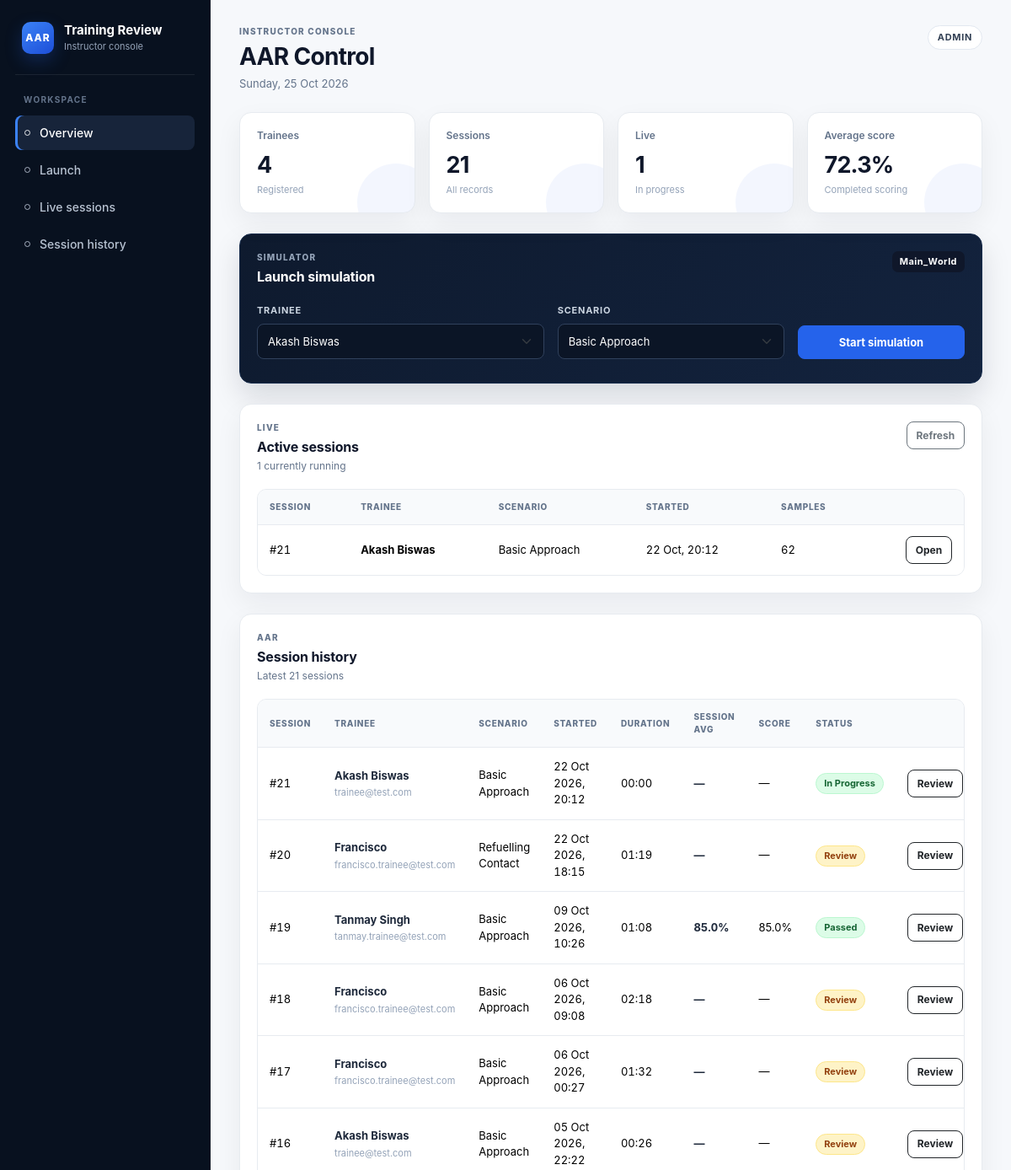
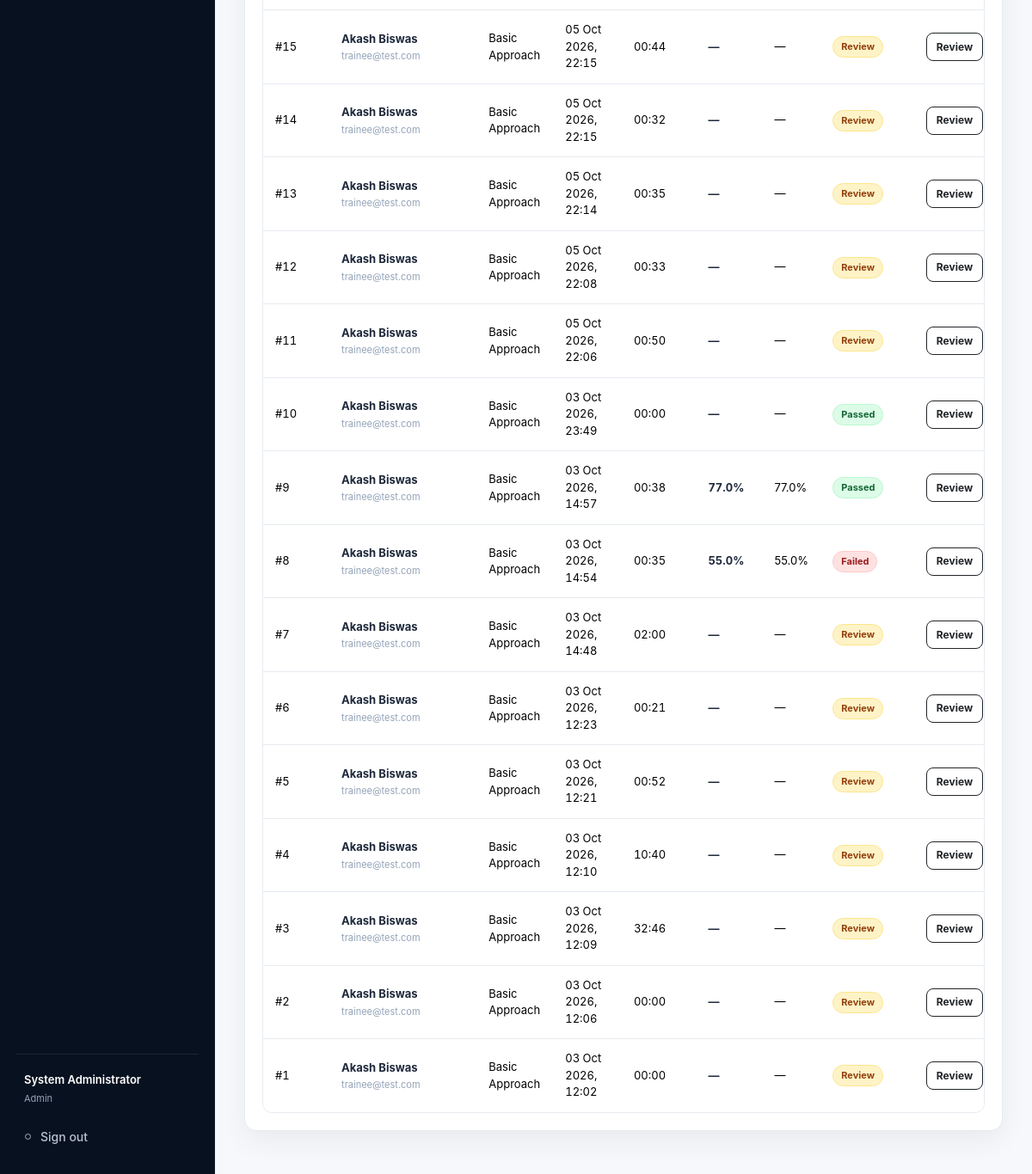
/admin/dashboard.php (signed in), run on the app's committed database (2 pictures, top to bottom).
### tables this page shows
CREATE TABLE `training_sessions` (
  `id` int(11) NOT NULL,
  `trainee_id` int(11) NOT NULL,
  `scenario_id` int(11) NOT NULL,
  `session_date` datetime DEFAULT current_timestamp(),
  `started_at` datetime(3) DEFAULT NULL,
  `ended_at` datetime(3) DEFAULT NULL,
  `duration_seconds` int(11) DEFAULT NULL,
  `overall_score` decimal(5,2) DEFAULT NULL,
  `status` enum('Passed','Review','Failed') DEFAULT 'Passed'
);

CREATE TABLE `users` (
  `id` int(11) NOT NULL,
  `first_name` varchar(100) NOT NULL,
  `last_name` varchar(100) NOT NULL,
  `email` varchar(150) NOT NULL,
  `password` varchar(255) NOT NULL,
  `role` enum('trainee','instructor','admin') DEFAULT 'trainee',
  `created_at` timestamp NOT NULL DEFAULT current_timestamp()
);

CREATE TABLE `scenarios` (
  `id` int(11) NOT NULL,
  `course_id` int(11) NOT NULL,
  `scenario_name` varchar(150) NOT NULL,
  `description` text DEFAULT NULL,
  `difficulty` enum('Beginner','Intermediate','Advanced') DEFAULT 'Beginner'
);

### admin/dashboard.php (the view, shortened to what this page needs)
<?php
$role = strtolower(trim((string) ($_SESSION['role'] ?? 'trainee')));
require_once '../config/database.php';
$traineeCount = (int) $pdo->query("SELECT COUNT(*) FROM users WHERE LOWER(role) = 'trainee'")->fetchColumn();
$totalSessions = (int) $pdo->query('SELECT COUNT(*) FROM training_sessions')->fetchColumn();
$liveSessions = (int) $pdo->query('SELECT COUNT(*) FROM training_sessions WHERE status IS NULL')->fetchColumn();
$averageScore = $pdo->query('SELECT ROUND(AVG(overall_score), 1) FROM training_sessions WHERE overall_score IS NOT NULL')->fetchColumn();
$trainees = $pdo->query(
    "SELECT id, first_name, last_name, email
     FROM users
     WHERE LOWER(role) = 'trainee'
     ORDER BY first_name, last_name"
)->fetchAll(PDO::FETCH_ASSOC);
$scenarios = $pdo->query(
    'SELECT id, scenario_name
     FROM scenarios
     ORDER BY id'
)->fetchAll(PDO::FETCH_ASSOC);
$activeSessions = $pdo->query(
    "SELECT ts.id, ts.started_at, ts.session_date,
            u.first_name, u.last_name,
            s.scenario_name,
            (SELECT COUNT(*) FROM session_telemetry st WHERE st.session_id = ts.id) AS telemetry_rows
     FROM training_sessions ts
     JOIN users u ON u.id = ts.trainee_id
     JOIN scenarios s ON s.id = ts.scenario_id
     WHERE ts.status IS NULL
     ORDER BY ts.id DESC"
)->fetchAll(PDO::FETCH_ASSOC);
$recentSessions = $pdo->query(
    "SELECT ts.id, ts.status, ts.started_at, ts.session_date, ts.duration_seconds, ts.overall_score,
            u.first_name, u.last_name, u.email,
            s.scenario_name,
            sm.alignment_accuracy, sm.position_stability,
            sm.approach_accuracy, sm.safety_score
     FROM training_sessions ts
     JOIN users u ON u.id = ts.trainee_id
     JOIN scenarios s ON s.id = ts.scenario_id
     LEFT JOIN session_metrics sm ON sm.session_id = ts.id
     ORDER BY COALESCE(ts.started_at, ts.session_date) DESC, ts.id DESC
     LIMIT 50"
)->fetchAll(PDO::FETCH_ASSOC);
function scoreText($value): string
{
    return $value === null || $value === '' ? '—' : number_format((float) $value, 1) . '%';
}
function statusLabel($status): string
{
    return $status === null || $status === '' ? 'In Progress' : (string) $status;
}
function statusClass($status): string
{
    if ($status === null || $status === '') {
        return 'in-progress';
    }
    return strtolower(preg_replace('/[^a-zA-Z0-9_-]/', '-', (string) $status));
}
function sessionAverage(array $session): ?float
{
    $values = [];
    return isset($session['overall_score']) && $session['overall_score'] !== ''
        ? (float) $session['overall_score']
        : null;
}
?>
<!DOCTYPE html>
<html lang="en">
<head>
    <link href="https://cdn.jsdelivr.net/npm/bootstrap@5.3.3/dist/css/bootstrap.min.css" rel="stylesheet">
    <link rel="stylesheet" href="../assets/css/style.css">
</head>
<body>
<div class="app-shell">
    <aside class="sidebar">
        <div class="sidebar-inner">
            <div class="brand">
                <div class="brand-mark">AAR</div>
                <div>
                    <div class="brand-name">Training Review</div>
                    <div class="brand-subtitle">Instructor console</div>
                </div>
            </div>
            <div class="nav-group">
                <div class="nav-label">Workspace</div>
                <nav class="sidebar-nav">
                    <a class="active" href="dashboard.php"><span class="nav-icon"></span>Overview</a>
                    <a href="#launch"><span class="nav-icon"></span>Launch</a>
                    <a href="#active"><span class="nav-icon"></span>Live sessions</a>
                    <a href="#history"><span class="nav-icon"></span>Session history</a>
                </nav>
            </div>
            <div class="sidebar-footer">
                <div class="user-chip">
                    <strong><?= htmlspecialchars($_SESSION['user_name'] ?? 'Administrator'); ?></strong>
                    <span><?= htmlspecialchars(ucfirst($role)); ?></span>
                </div>
                <nav class="sidebar-nav">
                    <a href="../logout.php"><span class="nav-icon"></span>Sign out</a>
                </nav>
            </div>
        </div>
    </aside>
    <main class="main-content">
        <div class="page-wrap">
            <header class="page-header">
                <div>
                    <div class="page-kicker">Instructor console</div>
                    <h1 class="page-title">AAR Control</h1>
                    <p class="page-subtitle"><?= date('l, d M Y'); ?></p>
                </div>
                <span class="role-badge"><?= htmlspecialchars($role); ?></span>
            </header>
            <section class="row g-3 mb-4">
                <div class="col-sm-6 col-xl-3">
                    <div class="dashboard-card stat-card">
                        <div class="stat-label">Trainees</div>
                        <div class="stat-value"><?= $traineeCount; ?></div>
                        <div class="stat-foot">Registered</div>
                    </div>
                </div>
                <div class="col-sm-6 col-xl-3">
                    <div class="dashboard-card stat-card">
                        <div class="stat-label">Sessions</div>
                        <div class="stat-value"><?= $totalSessions; ?></div>
                        <div class="stat-foot">All records</div>
                    </div>
                </div>
                <div class="col-sm-6 col-xl-3">
                    <div class="dashboard-card stat-card">
                        <div class="stat-label">Live</div>
                        <div class="stat-value"><?= $liveSessions; ?></div>
                        <div class="stat-foot">In progress</div>
                    </div>
                </div>
                <div class="col-sm-6 col-xl-3">
                    <div class="dashboard-card stat-card">
                        <div class="stat-label">Average score</div>
                        <div class="stat-value"><?= scoreText($averageScore); ?></div>
                        <div class="stat-foot">Completed scoring</div>
                    </div>
                </div>
            </section>
            <section id="launch" class="dashboard-card launch-panel mb-4">
                <div class="panel-header">
                    <div>
                        <div class="eyebrow">Simulator</div>
                        <h2 class="panel-title">Launch simulation</h2>
                    </div>
                    <span class="aircraft-chip">Main_World</span>
                </div>
                <div class="row g-3 align-items-end">
                    <div class="col-lg-5">
                        <label class="form-label" for="launchTrainee">Trainee</label>
                        <select id="launchTrainee" class="form-select">
                            <?php foreach ($trainees as $trainee): ?>
                                <option value="<?= (int) $trainee['id']; ?>">
                                    <?= htmlspecialchars(trim($trainee['first_name'] . ' ' . $trainee['last_name'])); ?>
                                </option>
                            <?php endforeach; ?>
                        </select>
                    </div>
                    <div class="col-lg-4">
                        <label class="form-label" for="launchScenario">Scenario</label>
                        <select id="launchScenario" class="form-select">
                            <?php foreach ($scenarios as $scenario): ?>
                                <option value="<?= (int) $scenario['id']; ?>"><?= htmlspecialchars($scenario['scenario_name']); ?></option>
                            <?php endforeach; ?>
                        </select>
                    </div>
                    <div class="col-lg-3">
                        <button id="adminLaunchButton" class="btn btn-primary w-100" onclick="launchSimulation()" <?= !$trainees || !$scenarios ? 'disabled' : ''; ?>>
                            Start simulation
                        </button>
                    </div>
                </div>
            </section>
            <section id="active" class="dashboard-card mb-4">
                <div class="panel-header">
                    <div>
                        <div class="eyebrow">Live</div>
                        <h2 class="panel-title">Active sessions</h2>
                        <div class="panel-meta"><?= count($activeSessions); ?> currently running</div>
                    </div>
                    <button class="btn btn-outline-secondary btn-sm" onclick="window.location.reload()">Refresh</button>
                </div>
                <div class="table-wrap table-responsive">
                    <table class="table align-middle">
                        <thead>
                        <tr>
                            <th>Session</th>
                            <th>Trainee</th>
                            <th>Scenario</th>
                            <th>Started</th>
                            <th>Samples</th>
                            <th></th>
                        </tr>
                        </thead>
                        <tbody>
                        <?php foreach ($activeSessions as $session): ?>
                            <tr>
                                <td class="session-id">#<?= (int) $session['id']; ?></td>
                                <td class="person-name"><?= htmlspecialchars(trim($session['first_name'] . ' ' . $session['last_name'])); ?></td>
                                <td><?= htmlspecialchars($session['scenario_name']); ?></td>
                                <td class="mono"><?= date('d M, H:i', strtotime((string) ($session['started_at'] ?: $session['session_date']))); ?></td>
                                <td class="mono"><?= number_format((int) $session['telemetry_rows']); ?></td>
                                <td class="text-end"><a class="btn btn-sm btn-outline-dark" href="session.php?id=<?= (int) $session['id']; ?>">Open</a></td>
                            </tr>
                        <?php endforeach; ?>
                        </tbody>
                    </table>
                </div>
            </section>
            <section id="history" class="dashboard-card">
                <div class="panel-header">
                    <div>
                        <div class="eyebrow">AAR</div>
                        <h2 class="panel-title">Session history</h2>
                        <div class="panel-meta">Latest <?= min(50, count($recentSessions)); ?> sessions</div>
                    </div>
                </div>
                <div class="table-wrap table-responsive">
                    <table class="table table-hover align-middle">
                        <thead>
                        <tr>
                            <th>Session</th>
                            <th>Trainee</th>
                            <th>Scenario</th>
                            <th>Started</th>
                            <th>Duration</th>
                            <th>Session avg</th>
                            <th>Score</th>
                            <th>Status</th>
                            <th></th>
                        </tr>
                        </thead>
                        <tbody>
                        <?php foreach ($recentSessions as $session): ?>
                            <?php
                            $status = statusLabel($session['status']);
                            $avg = sessionAverage($session);
                            ?>
                            <tr>
                                <td class="session-id">#<?= (int) $session['id']; ?></td>
                                <td>
                                    <div class="person-name"><?= htmlspecialchars(trim($session['first_name'] . ' ' . $session['last_name'])); ?></div>
                                    <div class="person-meta"><?= htmlspecialchars($session['email']); ?></div>
                                </td>
                                <td><?= htmlspecialchars($session['scenario_name']); ?></td>
                                <td class="mono"><?= date('d M Y, H:i', strtotime((string) ($session['started_at'] ?: $session['session_date']))); ?></td>
                                <td class="mono"><?= gmdate('i:s', max(0, (int) $session['duration_seconds'])); ?></td>
                                <td><span class="score-value"><?= scoreText($avg); ?></span></td>
                                <td><?= scoreText($session['overall_score']); ?></td>
                                <td><span class="status-pill status-<?= htmlspecialchars(statusClass($session['status'])); ?>"><?= htmlspecialchars($status); ?></span></td>
                                <td class="text-end"><a class="btn btn-sm btn-outline-dark" href="session.php?id=<?= (int) $session['id']; ?>">Review</a></td>
                            </tr>
                        <?php endforeach; ?>
                        </tbody>
                    </table>
                </div>
            </section>
        </div>
    </main>
</div>
</body>
</html>

### data on the page
training_sessions: id "21", trainee.last_name "Akash Biswas", scenario.scenario_name "Basic Approach", started_at "22 Oct, 20:12", telemetry_rows "62", trainee.email "trainee@test.com", started_at "22 Oct 2026, 20:12", duration_seconds "00:00", avg "—", overall_score "—"
training_sessions: id "20", trainee.first_name "Francisco", trainee.email "francisco.trainee@test.com", scenario.scenario_name "Refuelling Contact", started_at "22 Oct 2026, 18:15", duration_seconds "01:19", avg "—", overall_score "—", status "Review"
training_sessions: id "19", trainee.last_name "Tanmay Singh", trainee.email "tanmay.trainee@test.com", scenario.scenario_name "Basic Approach", started_at "09 Oct 2026, 10:26", duration_seconds "01:08", overall_score "85.0%", status "Passed"
training_sessions: id "18", trainee.first_name "Francisco", trainee.email "francisco.trainee@test.com", scenario.scenario_name "Basic Approach", started_at "06 Oct 2026, 09:08", duration_seconds "02:18", avg "—", overall_score "—", status "Review"
training_sessions: id "17", trainee.first_name "Francisco", trainee.email "francisco.trainee@test.com", scenario.scenario_name "Basic Approach", started_at "06 Oct 2026, 00:27", duration_seconds "01:32", avg "—", overall_score "—", status "Review"
training_sessions: id "16", trainee.last_name "Akash Biswas", trainee.email "trainee@test.com", scenario.scenario_name "Basic Approach", started_at "05 Oct 2026, 22:22", duration_seconds "00:26", avg "—", overall_score "—", status "Review"
training_sessions: id "15", trainee.last_name "Akash Biswas", trainee.email "trainee@test.com", scenario.scenario_name "Basic Approach", started_at "05 Oct 2026, 22:15", duration_seconds "00:44", avg "—", overall_score "—", status "Review"
training_sessions: id "14", trainee.last_name "Akash Biswas", trainee.email "trainee@test.com", scenario.scenario_name "Basic Approach", started_at "05 Oct 2026, 22:15", duration_seconds "00:32", avg "—", overall_score "—", status "Review"
training_sessions: id "13", trainee.last_name "Akash Biswas", trainee.email "trainee@test.com", scenario.scenario_name "Basic Approach", started_at "05 Oct 2026, 22:14", duration_seconds "00:35", avg "—", overall_score "—", status "Review"
training_sessions: id "12", trainee.last_name "Akash Biswas", trainee.email "trainee@test.com", scenario.scenario_name "Basic Approach", started_at "05 Oct 2026, 22:08", duration_seconds "00:33", avg "—", overall_score "—", status "Review"
training_sessions: id "11", trainee.last_name "Akash Biswas", trainee.email "trainee@test.com", scenario.scenario_name "Basic Approach", started_at "05 Oct 2026, 22:06", duration_seconds "00:50", avg "—", overall_score "—", status "Review"
training_sessions: id "10", trainee.last_name "Akash Biswas", trainee.email "trainee@test.com", scenario.scenario_name "Basic Approach", started_at "03 Oct 2026, 23:49", duration_seconds "00:00", avg "—", overall_score "—", status "Passed"
training_sessions: id "9", trainee.last_name "Akash Biswas", trainee.email "trainee@test.com", scenario.scenario_name "Basic Approach", started_at "03 Oct 2026, 14:57", duration_seconds "00:38", overall_score "77.0%", status "Passed"
training_sessions: id "8", trainee.last_name "Akash Biswas", trainee.email "trainee@test.com", scenario.scenario_name "Basic Approach", started_at "03 Oct 2026, 14:54", duration_seconds "00:35", overall_score "55.0%", status "Failed"
training_sessions: id "7", trainee.last_name "Akash Biswas", trainee.email "trainee@test.com", scenario.scenario_name "Basic Approach", started_at "03 Oct 2026, 14:48", duration_seconds "02:00", avg "—", overall_score "—", status "Review"
training_sessions: id "6", trainee.last_name "Akash Biswas", trainee.email "trainee@test.com", scenario.scenario_name "Basic Approach", started_at "03 Oct 2026, 12:23", duration_seconds "00:21", avg "—", overall_score "—", status "Review"
training_sessions: id "5", trainee.last_name "Akash Biswas", trainee.email "trainee@test.com", scenario.scenario_name "Basic Approach", started_at "03 Oct 2026, 12:21", duration_seconds "00:52", avg "—", overall_score "—", status "Review"
training_sessions: id "4", trainee.last_name "Akash Biswas", trainee.email "trainee@test.com", scenario.scenario_name "Basic Approach", started_at "03 Oct 2026, 12:10", duration_seconds "10:40", avg "—", overall_score "—", status "Review"
training_sessions: id "3", trainee.last_name "Akash Biswas", trainee.email "trainee@test.com", scenario.scenario_name "Basic Approach", started_at "03 Oct 2026, 12:09", duration_seconds "32:46", avg "—", overall_score "—", status "Review"
training_sessions: id "2", trainee.last_name "Akash Biswas", trainee.email "trainee@test.com", scenario.scenario_name "Basic Approach", started_at "03 Oct 2026, 12:06", duration_seconds "00:00", avg "—", overall_score "—", status "Review"
training_sessions: id "1", trainee.last_name "Akash Biswas", trainee.email "trainee@test.com", scenario.scenario_name "Basic Approach", started_at "03 Oct 2026, 12:02", duration_seconds "00:00", avg "—", overall_score "—", status "Review"

### other printed values
$_SESSION['user_name'] "System Administrator"
$role "Admin"
$role "ADMIN"
$traineeCount "4"
$totalSessions "21"
$liveSessions "1"
scoreText($averageScore) "72.3%"
count($activeSessions) "1"
min(50, count($recentSessions)) "21"
form field value "Akash Biswas"
form field value "Basic Approach"
